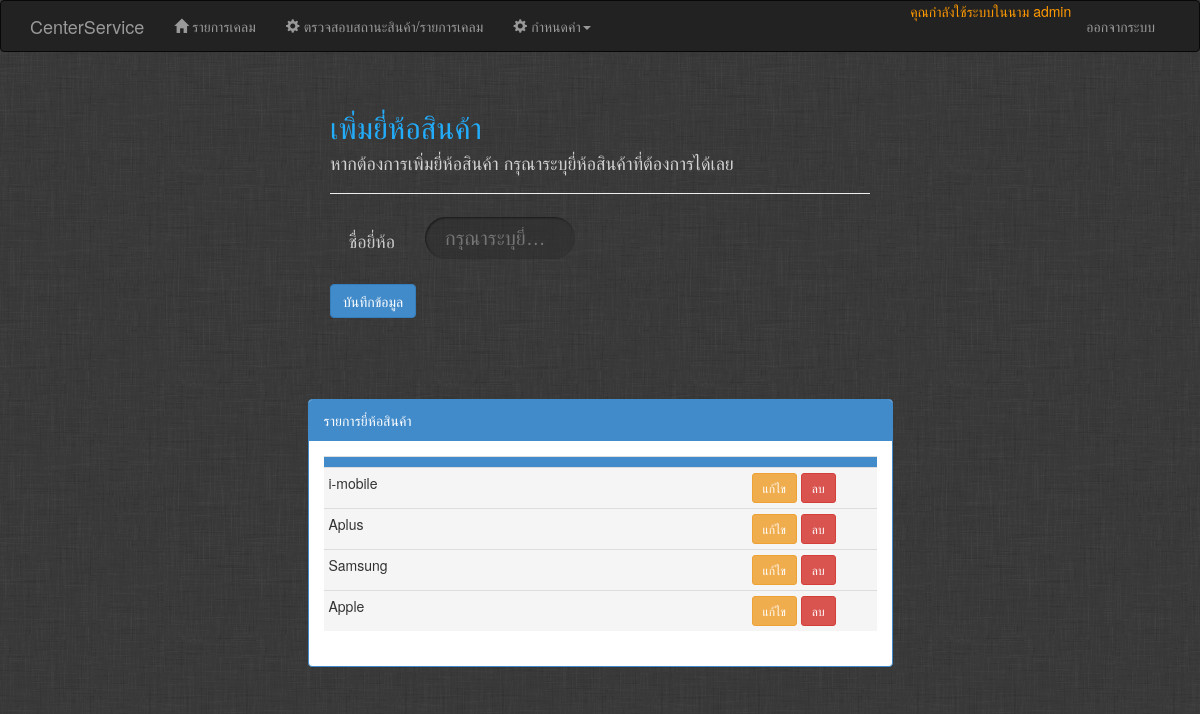
/Admin/admin_brand.php (signed in), run on the app's committed database.
### tables this page shows
CREATE TABLE IF NOT EXISTS `brand` (
  `id` int(11) NOT NULL AUTO_INCREMENT COMMENT 'รหัส',
  `brand` varchar(100) NOT NULL COMMENT 'ยี่ห้อ',
  PRIMARY KEY (`id`)
);

### Admin/admin_brand.php (the view, shortened to what this page needs)
<?php
include 'header.php';
include 'nav.php';
include '../dbconn.php';
$brand=null;
$sql = "SELECT * FROM brand ORDER BY id DESC";
$result = $conn->query($sql);
?>
<div class="jumbotron" style="background-image: url(./pic/bg.png); margin-top: -30px ">
<div class="container">
    <div class="row">
        <div class="col-md-3"></div>
        <div class="col-md-6" >
          <h2 style="color:rgb(35, 172, 249)">เพิ่มยี่ห้อสินค้า</h2>
          <h4 style="color: rgba(211,211,211,1)">หากต้องการเพิ่มยี่ห้อสินค้า กรุณาระบุยี่ห้อสินค้าที่ต้องการได้เลย</h4><hr />
<form method="post" action="<?php echo $_SERVER['PHP_SELF'];?>" class="form-horizontal">
    <div class="form-group">
                <label class="control-label col-md-2" for="b-brand" style="color:rgb(203, 203, 203)"><h4>ชื่อยี่ห้อ</h4></label>
                <div class="col-md-10">
                <input id="b-brand" class="button" placeholder="กรุณาระบุยี่ห้อ..." type="text" name="b[brand]" value="<?php echo $brand;?>" required="required">
                </div>
            </div>
        <input type="submit" value="บันทึกข้อมูล" class="btn btn-primary">
</form>
</div>
</div>
</div>
</div>
<div class="row">
  <div class="col-md-3">
  </div>
  <div class="col-md-6">
<div class="panel panel-primary">
  <div class="panel-heading">รายการยี่ห้อสินค้า</div>
  <div class="panel-body">
  <table class="table table-condensed">
      <tr class="btn-primary">
          <th width="70%"></th>
          <th width="30%"></th>
      </tr>
      <?php while($rs=mysqli_fetch_array($result)){?>
      <tr class="active">
          <td><?php echo $rs['brand'];?></td>
          <td>
            <center>
            <a href="<?php echo $_SERVER['PHP_SELF'];?>?eid=<?php echo $rs['id'];?>" class="btn btn-sm btn-warning">แก้ไข</a>
            <a href="<?php echo $_SERVER['PHP_SELF'];?>?did=<?php echo $rs['id'];?>" class="btn btn-sm btn-danger" onclick="return confirm('แน่ใจนะว่าต้องการลบ?');">ลบ</a>
            </center>
          </td>
      </tr>
      <?php }?>
  </table>
  </div>
<div class="col-md-3">
</div>
</div>
<?php
include '../footer.php';
?>

### Admin/assets/css/cssbuton.css (style rules this page uses)
.button { display: inline-block; -webkit-box-sizing: border-box; -moz-box-sizing: border-box; box-sizing: border-box; width: 150px; height: 42px; cursor: pointer; top: 0; right: 0; bottom: 0; left: 0; padding: 0 20px; overflow: hidden; border: none; -webkit-border-radius: 21px; border-radius: 21px; font: normal 20px/normal "Antic", Helvetica, sans-serif; color: rgba(140,140,140,1); text-decoration: normal; -o-text-overflow: ellipsis; text-overflow: ellipsis; background: rgba(40,40,40,0.4); -webkit-box-shadow: 1px 1px 2px 0 rgba(0,0,0,0.5) inset; box-shadow: 1px 1px 2px 0 rgba(0,0,0,0.5) inset; -webkit-transition: all 502ms cubic-bezier(0.68, -0.75, 0.265, 1.75); -moz-transition: all 502ms cubic-bezier(0.68, -0.75, 0.265, 1.75); -o-transition: all 502ms cubic-bezier(0.68, -0.75, 0.265, 1.75); transition: all 502ms cubic-bezier(0.68, -0.75, 0.265, 1.75); }

### data on the page
brand: brand "i-mobile"
brand: brand "Aplus"
brand: brand "Samsung"
brand: brand "Apple"

### other printed values
$_SESSION['user']['username'] "admin"
